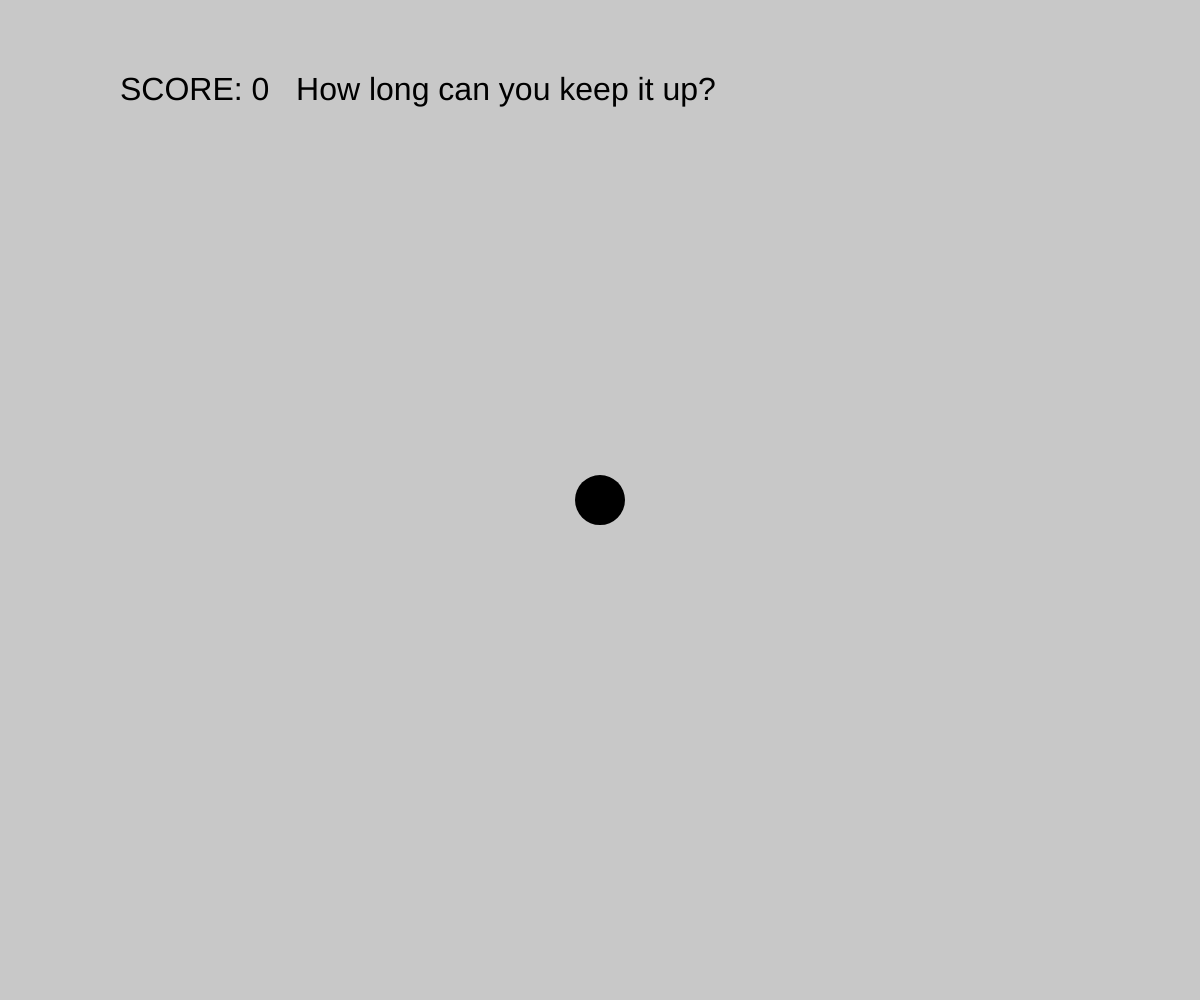
Frame 1 (no input)
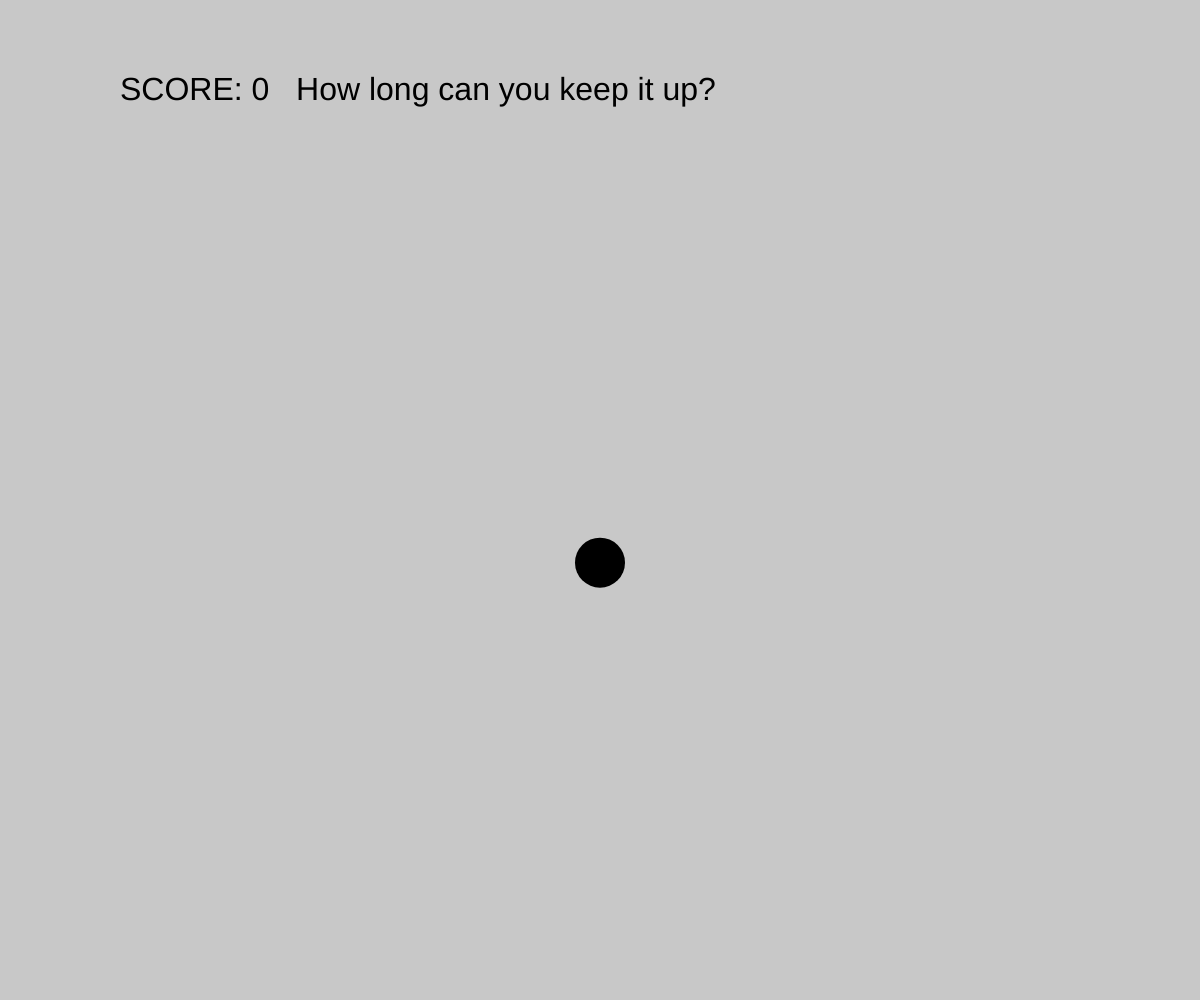
Frame 60 (no input)
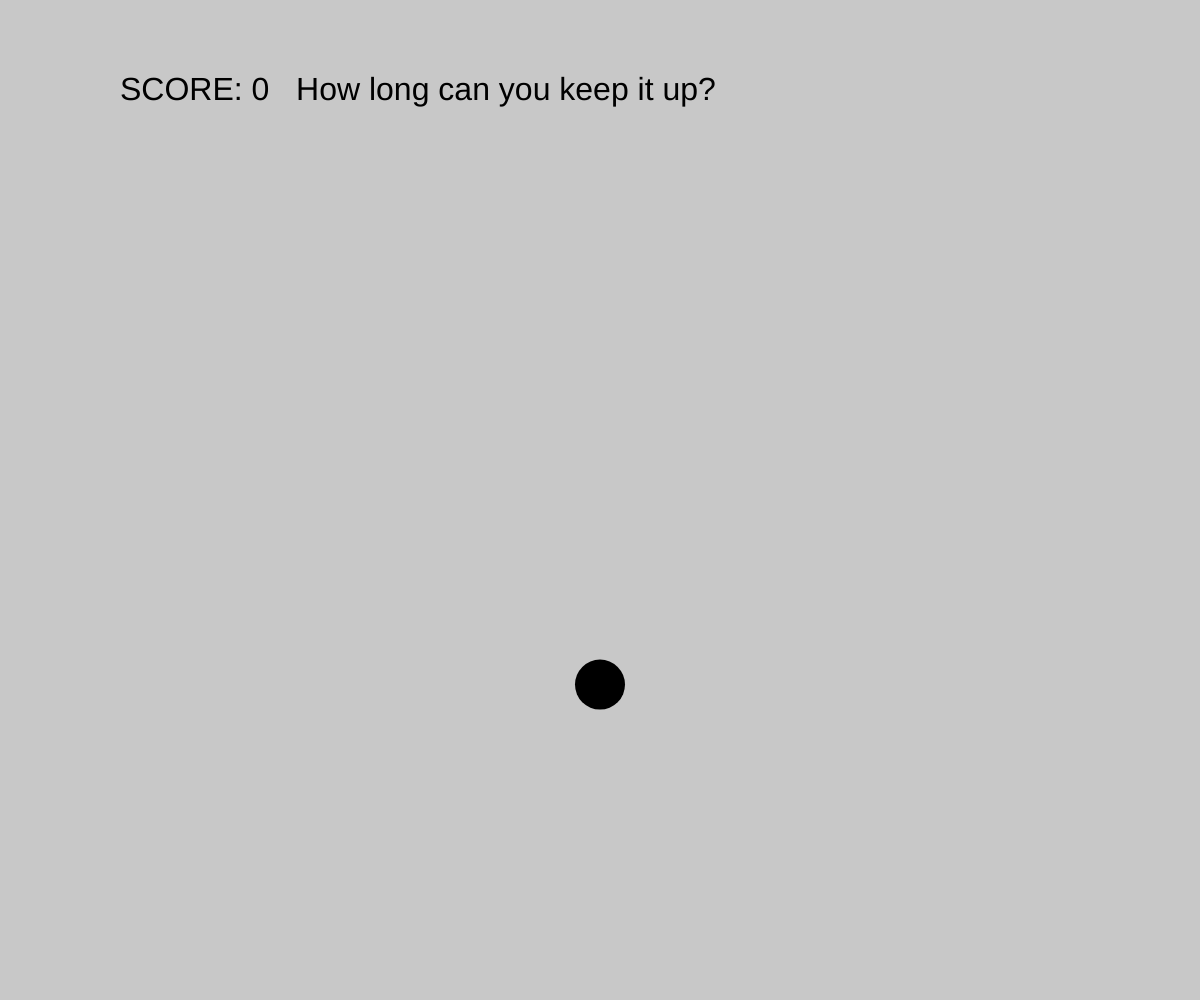
Frame 120 (the mouse pressed at the canvas centre since frame 60)

The p5.js sketch that drew these frames (run headless with seeded random() and noise() and a simulated clock; from frame 60 on, the mouse is pressed at the canvas centre):

// p5.js sketch
// ── sketch.js
let pos;
let vel;
let grav;
let drag;
let size;
let power;
let distance;
let mousePos;

let score = 0;

function setup() {
  createCanvas(windowWidth, windowHeight);

  // Set Bubble Variables.
  pos = createVector(windowWidth/2, windowHeight/2);
  vel = createVector(0, 0);
  grav = 0.05;
  size = 50;
  drag = 0.98;
  power = 3;
}

// The *function* that I use to bounce the bubble across the screen
function bounce(pos1X, pos1Y){
  let angle = atan2(pos1Y - pos.y, pos1X - pos.x)
  vel.add(-cos(angle) * power, -sin(angle) * power)
}

// The *event* that I use to respond to the mouse scrolling.
function mouseWheel(event) {
  if (event.delta > 0) {
    vel.y += -0.5
  } else {
    vel.y += +0.5
  }
}

function draw() {
background(200);

// mousePos
mousePos = createVector(mouseX, mouseY)

// gravity
vel.y += grav

// drag
let minus_vel = -vel
if (vel > createVector()){
  vel = vel.mult(drag)
}

// Mouse Collision
distance = dist(pos.x, pos.y, mouseX, mouseY); 
if(distance <= size/2){
  let angle = atan2(mouseY - pos.y, mouseX - pos.x)
  vel = createVector(0,0)
  vel.add(-cos(angle) * power, -sin(angle) * power)
  
  score = score + 1;
  
  //Faster speed
  power += ((score % 24)/20)
  grav += ((score % 24)/1200)
}

  // Add velocity to position. Always
  pos.add(vel);

  // Edge bouncing (vertical edges)
  if (pos.y > windowHeight - size / 2) {
    pos.y = windowHeight - size / 2; 
    vel.y *= -1; 
    score = 0
    grav = 0.05;
    size = 50;
    drag = 0.98;
    power = 3;
  }

 // Edge bouncing (horizontal edges)
  if (pos.x > windowWidth - size / 2) {
    pos.x = windowWidth - size / 2;
    vel.x *= -1;
  } else if (pos.x < size / 2) {
    pos.x = size / 2;
    vel.x *= -1;
  }

  // Draw the dot.
  strokeWeight(size);
  point(pos);

  //Draw the score
  fill(0)
  textSize(32)
  text("SCORE: "+score+"   How long can you keep it up?", windowWidth/10, windowHeight/10)
}
